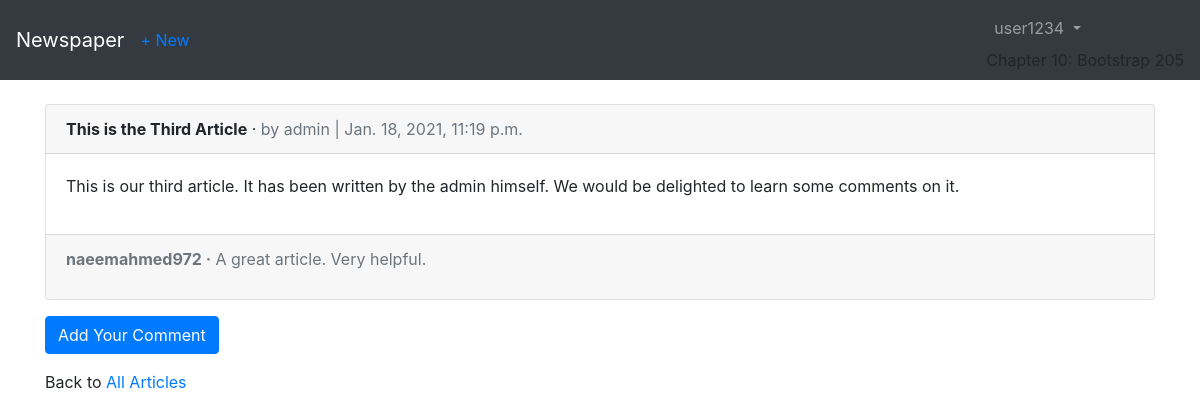
/articles/3/ (signed in), run on the app's committed database.
### users/models.py (models this page shows)
class CustomUser(AbstractUser):
    age = models.PositiveIntegerField(null=True, blank=True)

### articles/models.py (models this page shows, shortened)
class Article(models.Model):
    title = models.CharField(max_length=255)
    body = models.TextField()
    date = models.DateTimeField(auto_now_add=True)
    author = models.ForeignKey(get_user_model(), on_delete=models.CASCADE)

class Comment(models.Model):
    article = models.ForeignKey(Article, on_delete=models.CASCADE, related_name='comments')
    comment = models.CharField(max_length=140)
    author = models.ForeignKey(get_user_model(), on_delete=models.CASCADE)
    def __str__(self):
        return f"{self.comment}"

### articles/views.py (the view)
# urls.py: path('<int:pk>/', ArticleDetailView.as_view(), name='article_detail'),
class ArticleDetailView(LoginRequiredMixin, DetailView):
    model = Article
    template_name = 'article_detail.html'
    login_url = 'login'

### templates/article_detail.html (shortened to what this page needs)
{% extends 'base.html' %}
{% block content %}
    <div class="card mb-3">
        <div class="card-header">
            <span class="font-weight-bold">{{ article.title }}</span> &middot;
            <span class="text-muted">by {{ article.author }} | {{ article.date }}</span>
        </div>
        <div class="card-body">
            <p>
                {{ article.body }}
            </p>
        </div>
        <div class="card-footer text-muted">
            {% for comment in article.comments.all %}
                <p>
                    <span class="font-weight-bold">{{ comment.author }} &middot;</span> {{ comment }}
                </p>
            {% endfor %}
        </div>
    </div>
    <a class="btn btn-primary" role="button" href="{% url 'article_comment' article.pk %}">Add Your Comment</a>
    <p class="mt-3">Back to <a href="{% url 'article_list' %}">All Articles</a></p>
{% endblock content %}

### templates/base.html (shortened to what this page needs)
<!DOCTYPE html>
<html lang="en">
<head>
    <link rel="stylesheet" href="https://maxcdn.bootstrapcdn.com/bootstrap/4.0.0/css/bootstrap.min.css">
</head>
<body>
    <nav class="navbar navbar-expand-md navbar-dark bg-dark mb-4">
        <a class="navbar-brand" href="{% url 'home' %}">Newspaper</a>
        {% if user.is_authenticated %}
            <ul class="navbar-nav mr-auto">
                <li class="nav-item">
                    <a href="{% url 'article_new' %}">+ New</a>
                </li>
            </ul>
        {% endif %}
        <div class="collapse navbar-collapse" id="navbarCollapse">
            {% if user.is_authenticated %}
                <ul class="navbar-nav ml-auto">
                    <li class="nav-item">
                        <a class="nav-link dropdown-toggle" href="#" id="userMenu" data-toggle="dropdown" aria-haspopup="true" aria-expanded="false">
                            {{ user.username }}
                        </a>
                        Chapter 10: Bootstrap 205
                    </li>
                </ul>
            {% endif %}
        </div>
    </nav>
    <div class="container">
        {% block content %}
        {% endblock content %}
    </div>
</body>
</html>

### data on the page
CustomUser: username "user1234"
Article: title "This is the Third Article", author "admin", date "Jan. 18, 2021, 11:19 p.m.", body "This is our third article. It has been written by the admin himself. We would be delighted to learn some comments on it."
Comment: author "naeemahmed972", comment "A great article. Very helpful."
